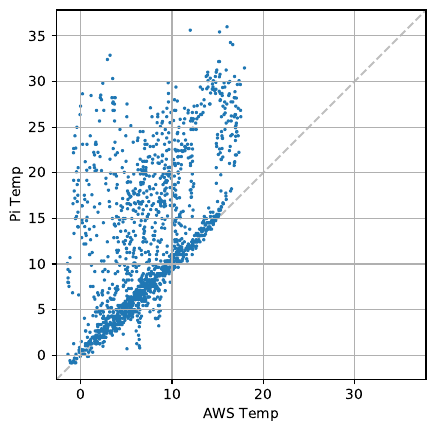

The Python source for this figure:
import pandas as pd
import numpy as np
from datetime import datetime, timedelta
import matplotlib.pyplot as plt
import matplotlib.dates as mdates
from matplotlib.backends.backend_pdf import PdfPages
from pandas.plotting import register_matplotlib_converters
import os
from windrose import WindroseAxes

DIRNAME = os.path.abspath(os.path.join(os.path.dirname(__file__), ".."))

site = "Gangles"
path = os.path.join(DIRNAME, "pi-2/")
path_AWS = os.path.join(DIRNAME, site + "_AWS/")

df_SHT = pd.read_csv(path + "Air_Temp.csv", sep=",", header=0, parse_dates=["Datetime"])
df_SHT = df_SHT.set_index("Datetime").resample("15T").mean().reset_index()

start = datetime(2020, 10, 15, 15, 15)
end = df_SHT["Datetime"].iloc[-1]

mask = (df_SHT["Datetime"] >= start) & (df_SHT["Datetime"] <= end)
df_SHT = df_SHT[mask]

df_DSB = pd.read_csv(
    path + "Water_Temp.csv", sep=",", header=0, parse_dates=["Datetime"]
)
df_DSB = df_DSB.set_index("Datetime").resample("15T").mean().reset_index()
mask = (df_DSB["Datetime"] >= start) & (df_DSB["Datetime"] <= end)
df_DSB = df_DSB[mask]

df_PT = pd.read_csv(path + "Ice_Temp.csv", sep=",", header=0, parse_dates=["Datetime"])
df_PT = df_PT.set_index("Datetime").resample("15T").mean().reset_index()
mask = (df_PT["Datetime"] >= start) & (df_PT["Datetime"] <= end)
df_PT = df_PT[mask]

df_kit = pd.read_csv(path + "Kit.csv", sep=",", header=0, parse_dates=["Datetime"])
df_kit = df_kit.set_index("Datetime").resample("15T").mean().reset_index()
mask = (df_kit["Datetime"] >= start) & (df_kit["Datetime"] <= end)
df_kit = df_kit[mask]

df_AWS = pd.read_csv(
    path_AWS + site + "_Table15min.dat", skiprows=1, header=0, parse_dates=["TIMESTAMP"]
)
df_AWS = df_AWS[2:]
df_AWS["TIMESTAMP"] = pd.to_datetime(df_AWS["TIMESTAMP"])

mask = (df_AWS["TIMESTAMP"] >= start) & (df_AWS["TIMESTAMP"] <= end)
df_AWS = df_AWS[mask]
df_AWS = df_AWS[["TIMESTAMP", "AirTC_Avg", "RH", "WS", "WindDir"]]

df_AWS2 = pd.read_csv(
    path_AWS + site + "_Table60Min.dat", skiprows=1, header=0, parse_dates=["TIMESTAMP"]
)
df_AWS2 = df_AWS2[2:]
df_AWS2["TIMESTAMP"] = pd.to_datetime(df_AWS2["TIMESTAMP"])

mask = (df_AWS2["TIMESTAMP"] >= start) & (df_AWS2["TIMESTAMP"] <= end)
df_AWS2 = df_AWS2[mask]

days = pd.date_range(start=start, end=end, freq="15T")

df_out = pd.DataFrame({"When": days})
df_out = df_out.set_index("When")
df_AWS = df_AWS.set_index("TIMESTAMP")
df_AWS2 = df_AWS2.set_index("TIMESTAMP")
df_SHT = df_SHT.set_index("Datetime")
df_DSB = df_DSB.set_index("Datetime")
df_PT = df_PT.set_index("Datetime")
df_kit = df_kit.set_index("Datetime")

df_out["T_AWS"] = df_AWS["AirTC_Avg"].astype(float)
df_out["RH_AWS"] = df_AWS["RH"].astype(float)
df_out["WindDir_AWS"] = df_AWS["WindDir"].astype(float)
df_out["P_AWS"] = df_AWS2["BP_mbar"].astype(float)
print(df_out.tail())
df_out["T_Pi"] = df_SHT["SHT_Temp"]
df_out["Water_Temp"] = df_DSB["Water_Temp"]
df_out["Ice_Temp"] = df_PT["Ice_Temp"]
df_out["RH_Pi"] = df_SHT["SHT_Humidity"]
df_out["v_AWS"] = df_AWS["WS"].astype(float)
df_out["v_Pi"] = df_kit["Wind_SpeedAvg"]
df_out["P_Pi"] = df_kit["Pressure"]
df_out["WindDir_Pi"] = df_kit["Wind_Direction"]

df_out = df_out.reset_index()

RMSE_T = ((df_out.T_AWS - df_out.T_Pi) ** 2).mean() ** 0.5
RMSE_T2 = ((df_out.T_AWS - df_out.Water_Temp) ** 2).mean() ** 0.5
RMSE_v = ((df_out.v_AWS - df_out.v_Pi) ** 2).mean() ** 0.5
RMSE_RH = ((df_out.RH_AWS - df_out.RH_Pi) ** 2).mean() ** 0.5
RMSE_P = ((df_out.P_AWS - df_out.P_Pi) ** 2).mean() ** 0.5
# df_out.v_Pi = df_out.v_Pi + RMSE_v
# df_out.RH_Pi = df_out.RH_Pi + RMSE_RH
# df_out.P_Pi = df_out.P_Pi + RMSE_P
# df_out.Water_Temp= df_out.Water_Temp+ RMSE_T2

pp = PdfPages("compare/compare" + ".pdf")
fig = plt.figure()
ax1 = fig.add_subplot(111)
ax1.scatter(df_out.T_AWS, df_out.T_Pi, s=2)
ax1.set_xlabel("AWS Temp")
ax1.set_ylabel("Pi Temp")
ax1.grid()
lims = [
    np.min([ax1.get_xlim(), ax1.get_ylim()]),  # min of both axes
    np.max([ax1.get_xlim(), ax1.get_ylim()]),  # max of both axes
]
# now plot both limits against eachother
ax1.plot(lims, lims, "--k", alpha=0.25, zorder=0)
ax1.set_aspect("equal")
ax1.set_xlim(lims)
ax1.set_ylim(lims)
pp.savefig(bbox_inches="tight")
plt.clf()

ax1 = fig.add_subplot(111)
ax1.scatter(df_out.T_AWS, df_out.Water_Temp, s=2)
ax1.set_xlabel("AWS Temp")
ax1.set_ylabel("Pi Water Temp")
ax1.grid()
lims = [
    np.min([ax1.get_xlim(), ax1.get_ylim()]),  # min of both axes
    np.max([ax1.get_xlim(), ax1.get_ylim()]),  # max of both axes
]
# now plot both limits against eachother
ax1.plot(lims, lims, "--k", alpha=0.25, zorder=0)
ax1.set_aspect("equal")
ax1.set_xlim(lims)
ax1.set_ylim(lims)
pp.savefig(bbox_inches="tight")
plt.clf()

ax1 = fig.add_subplot(111)
ax1.scatter(df_out.T_AWS, df_out.Ice_Temp, s=2)
ax1.set_xlabel("AWS Temp")
ax1.set_ylabel("Pi Ice Temp")
ax1.grid()
lims = [np.min([-25, -25]), np.max([25, 25])]  # min of both axes  # max of both axes
# now plot both limits against eachother
ax1.plot(lims, lims, "--k", alpha=0.25, zorder=0)
ax1.set_aspect("equal")
ax1.set_xlim(lims)
ax1.set_ylim(lims)
pp.savefig(bbox_inches="tight")
plt.clf()

ax1 = fig.add_subplot(111)
ax1.scatter(df_out.RH_AWS, df_out.RH_Pi, s=2)
ax1.set_xlabel("AWS RH")
ax1.set_ylabel("Pi RH")
ax1.grid()
lims = [
    np.min([ax1.get_xlim(), ax1.get_ylim()]),  # min of both axes
    np.max([ax1.get_xlim(), ax1.get_ylim()]),  # max of both axes
]
# now plot both limits against eachother
ax1.plot(lims, lims, "--k", alpha=0.25, zorder=0)
ax1.set_aspect("equal")
ax1.set_xlim(lims)
ax1.set_ylim(lims)
pp.savefig(bbox_inches="tight")
plt.clf()

ax1 = fig.add_subplot(111)
ax1.scatter(df_out.v_AWS, df_out.v_Pi, s=2)
ax1.set_xlabel("AWS Wind")
ax1.set_ylabel("Pi Wind")
ax1.grid()
lims = [
    np.min([ax1.get_xlim(), ax1.get_ylim()]),  # min of both axes
    np.max([ax1.get_xlim(), ax1.get_ylim()]),  # max of both axes
]
# now plot both limits against eachother
ax1.plot(lims, lims, "--k", alpha=0.25, zorder=0)
ax1.set_aspect("equal")
ax1.set_xlim(lims)
ax1.set_ylim(lims)
pp.savefig(bbox_inches="tight")
plt.clf()

ax1 = fig.add_subplot(111)
ax1.scatter(df_out.P_AWS, df_out.P_Pi, s=2)
ax1.set_xlabel("AWS P")
ax1.set_ylabel("Pi P")
ax1.grid()
lims = [
    np.min([ax1.get_xlim(), ax1.get_ylim()]),  # min of both axes
    np.max([ax1.get_xlim(), ax1.get_ylim()]),  # max of both axes
]
# now plot both limits against eachother
ax1.plot(lims, lims, "--k", alpha=0.25, zorder=0)
ax1.set_aspect("equal")
ax1.set_xlim(lims)
ax1.set_ylim(lims)
pp.savefig(bbox_inches="tight")
plt.clf()

ax1 = fig.add_subplot(111)
ax1.scatter(df_out.WindDir_AWS, df_out.WindDir_Pi, s=2)
ax1.set_xlabel("AWS Dir")
ax1.set_ylabel("Pi Dir")
ax1.grid()
lims = [
    np.min([ax1.get_xlim(), ax1.get_ylim()]),  # min of both axes
    np.max([ax1.get_xlim(), ax1.get_ylim()]),  # max of both axes
]
# now plot both limits against eachother
ax1.plot(lims, lims, "--k", alpha=0.25, zorder=0)
ax1.set_aspect("equal")
ax1.set_xlim(lims)
ax1.set_ylim(lims)
pp.savefig(bbox_inches="tight")
plt.clf()
theta = df_out["WindDir_AWS"]
speed = df_out["v_AWS"]
ax = WindroseAxes.from_ax()
ax.bar(theta, speed)
ax.legend()
pp.savefig(bbox_inches="tight")
plt.clf()

theta = df_out["WindDir_Pi"]
speed = df_out["v_Pi"]
ax = WindroseAxes.from_ax()
ax.bar(theta, speed)
ax.legend()
pp.savefig(bbox_inches="tight")
plt.clf()
pp.close()

